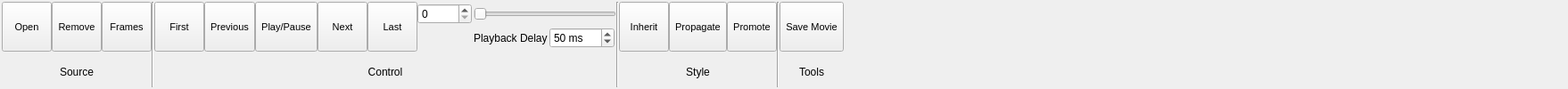
      <widget class="QWidget" name="TrajectoryTab">
       <attribute name="title">
        <string>Trajectory</string>
       </attribute>
       <layout class="QHBoxLayout" name="horizontalLayout_9">
        <property name="spacing">
         <number>0</number>
        </property>
        <property name="margin">
         <number>2</number>
        </property>
        <item>
         <layout class="QGridLayout" name="TrajectoryGridLayout">
          <property name="verticalSpacing">
           <number>6</number>
          </property>
          <item row="0" column="4" rowspan="2">
           <widget class="Line" name="line_18">
            <property name="orientation">
             <enum>Qt::Vertical</enum>
            </property>
           </widget>
          </item>
          <item row="0" column="0">
           <widget class="TMenuButton" name="TrajectorySourceOpenButton">
            <property name="sizePolicy">
             <sizepolicy hsizetype="Minimum" vsizetype="Fixed">
              <horstretch>0</horstretch>
              <verstretch>0</verstretch>
             </sizepolicy>
            </property>
            <property name="minimumSize">
             <size>
              <width>56</width>
              <height>56</height>
             </size>
            </property>
            <property name="maximumSize">
             <size>
              <width>128</width>
              <height>56</height>
             </size>
            </property>
            <property name="font">
             <font>
              <pointsize>8</pointsize>
             </font>
            </property>
            <property name="toolTip">
             <string>Open / associate trajectory to the current model</string>
            </property>
            <property name="text">
             <string>Open</string>
            </property>
            <property name="icon">
             <iconset resource="icons.qrc">
              <normaloff>:/file/icons/file_open.svg</normaloff>:/file/icons/file_open.svg</iconset>
            </property>
            <property name="iconSize">
             <size>
              <width>30</width>
              <height>30</height>
             </size>
            </property>
            <property name="checkable">
             <bool>false</bool>
            </property>
            <property name="checked">
             <bool>false</bool>
            </property>
            <property name="autoExclusive">
             <bool>false</bool>
            </property>
            <property name="toolButtonStyle">
             <enum>Qt::ToolButtonTextUnderIcon</enum>
            </property>
            <property name="autoRaise">
             <bool>false</bool>
            </property>
           </widget>
          </item>
          <item row="1" column="5" colspan="6">
           <widget class="QLabel" name="label_10">
            <property name="text">
             <string>Control</string>
            </property>
            <property name="alignment">
             <set>Qt::AlignCenter</set>
            </property>
           </widget>
          </item>
          <item row="0" column="5">
           <widget class="TMenuButton" name="TrajectoryControlFirstButton">
            <property name="sizePolicy">
             <sizepolicy hsizetype="Minimum" vsizetype="Fixed">
              <horstretch>0</horstretch>
              <verstretch>0</verstretch>
             </sizepolicy>
            </property>
            <property name="minimumSize">
             <size>
              <width>56</width>
              <height>56</height>
             </size>
            </property>
            <property name="maximumSize">
             <size>
              <width>128</width>
              <height>56</height>
             </size>
            </property>
            <property name="font">
             <font>
              <pointsize>8</pointsize>
             </font>
            </property>
            <property name="toolTip">
             <string>Move to first frame in trajectory</string>
            </property>
            <property name="text">
             <string>First</string>
            </property>
            <property name="icon">
             <iconset resource="icons.qrc">
              <normaloff>:/trajectory/icons/traj_first.svg</normaloff>:/trajectory/icons/traj_first.svg</iconset>
            </property>
            <property name="iconSize">
             <size>
              <width>30</width>
              <height>30</height>
             </size>
            </property>
            <property name="checkable">
             <bool>false</bool>
            </property>
            <property name="checked">
             <bool>false</bool>
            </property>
            <property name="autoExclusive">
             <bool>false</bool>
            </property>
            <property name="toolButtonStyle">
             <enum>Qt::ToolButtonTextUnderIcon</enum>
            </property>
            <property name="autoRaise">
             <bool>false</bool>
            </property>
           </widget>
          </item>
          <item row="0" column="12">
           <widget class="TMenuButton" name="TrajectoryStyleInheritButton">
            <property name="sizePolicy">
             <sizepolicy hsizetype="Minimum" vsizetype="Fixed">
              <horstretch>0</horstretch>
              <verstretch>0</verstretch>
             </sizepolicy>
            </property>
            <property name="minimumSize">
             <size>
              <width>56</width>
              <height>56</height>
             </size>
            </property>
            <property name="maximumSize">
             <size>
              <width>128</width>
              <height>56</height>
             </size>
            </property>
            <property name="font">
             <font>
              <pointsize>8</pointsize>
             </font>
            </property>
            <property name="toolTip">
             <string>Inherit atom style from parent model</string>
            </property>
            <property name="text">
             <string>Inherit</string>
            </property>
            <property name="icon">
             <iconset resource="icons.qrc">
              <normaloff>:/stackicons/icons/stack_celldefine.svg</normaloff>:/stackicons/icons/stack_celldefine.svg</iconset>
            </property>
            <property name="iconSize">
             <size>
              <width>30</width>
              <height>30</height>
             </size>
            </property>
            <property name="checkable">
             <bool>false</bool>
            </property>
            <property name="checked">
             <bool>false</bool>
            </property>
            <property name="autoExclusive">
             <bool>false</bool>
            </property>
            <property name="toolButtonStyle">
             <enum>Qt::ToolButtonTextUnderIcon</enum>
            </property>
            <property name="autoRaise">
             <bool>false</bool>
            </property>
           </widget>
          </item>
          <item row="0" column="8">
           <widget class="TMenuButton" name="TrajectoryControlNextButton">
            <property name="sizePolicy">
             <sizepolicy hsizetype="Minimum" vsizetype="Fixed">
              <horstretch>0</horstretch>
              <verstretch>0</verstretch>
             </sizepolicy>
            </property>
            <property name="minimumSize">
             <size>
              <width>56</width>
              <height>56</height>
             </size>
            </property>
            <property name="maximumSize">
             <size>
              <width>128</width>
              <height>56</height>
             </size>
            </property>
            <property name="font">
             <font>
              <pointsize>8</pointsize>
             </font>
            </property>
            <property name="toolTip">
             <string>Skip to the next frame in the trajectory</string>
            </property>
            <property name="text">
             <string>Next</string>
            </property>
            <property name="icon">
             <iconset resource="icons.qrc">
              <normaloff>:/trajectory/icons/traj_next.svg</normaloff>:/trajectory/icons/traj_next.svg</iconset>
            </property>
            <property name="iconSize">
             <size>
              <width>30</width>
              <height>30</height>
             </size>
            </property>
            <property name="checkable">
             <bool>false</bool>
            </property>
            <property name="checked">
             <bool>false</bool>
            </property>
            <property name="autoExclusive">
             <bool>false</bool>
            </property>
            <property name="toolButtonStyle">
             <enum>Qt::ToolButtonTextUnderIcon</enum>
            </property>
            <property name="autoRaise">
             <bool>false</bool>
            </property>
           </widget>
          </item>
          <item row="0" column="9">
           <widget class="TMenuButton" name="TrajectoryControlLastButton">
            <property name="sizePolicy">
             <sizepolicy hsizetype="Minimum" vsizetype="Fixed">
              <horstretch>0</horstretch>
              <verstretch>0</verstretch>
             </sizepolicy>
            </property>
            <property name="minimumSize">
             <size>
              <width>56</width>
              <height>56</height>
             </size>
            </property>
            <property name="maximumSize">
             <size>
              <width>128</width>
              <height>56</height>
             </size>
            </property>
            <property name="font">
             <font>
              <pointsize>8</pointsize>
             </font>
            </property>
            <property name="toolTip">
             <string>Move to the last frame in the trajectory</string>
            </property>
            <property name="text">
             <string>Last</string>
            </property>
            <property name="icon">
             <iconset resource="icons.qrc">
              <normaloff>:/trajectory/icons/traj_last.svg</normaloff>:/trajectory/icons/traj_last.svg</iconset>
            </property>
            <property name="iconSize">
             <size>
              <width>30</width>
              <height>30</height>
             </size>
            </property>
            <property name="checkable">
             <bool>false</bool>
            </property>
            <property name="checked">
             <bool>false</bool>
            </property>
            <property name="autoExclusive">
             <bool>false</bool>
            </property>
            <property name="toolButtonStyle">
             <enum>Qt::ToolButtonTextUnderIcon</enum>
            </property>
            <property name="autoRaise">
             <bool>false</bool>
            </property>
           </widget>
          </item>
          <item row="0" column="6">
           <widget class="TMenuButton" name="TrajectoryControlPreviousButton">
            <property name="sizePolicy">
             <sizepolicy hsizetype="Minimum" vsizetype="Fixed">
              <horstretch>0</horstretch>
              <verstretch>0</verstretch>
             </sizepolicy>
            </property>
            <property name="minimumSize">
             <size>
              <width>56</width>
              <height>56</height>
             </size>
            </property>
            <property name="maximumSize">
             <size>
              <width>128</width>
              <height>56</height>
             </size>
            </property>
            <property name="font">
             <font>
              <pointsize>8</pointsize>
             </font>
            </property>
            <property name="toolTip">
             <string>Skip to previous frame in trajectory</string>
            </property>
            <property name="text">
             <string>Previous</string>
            </property>
            <property name="icon">
             <iconset resource="icons.qrc">
              <normaloff>:/trajectory/icons/traj_prev.svg</normaloff>:/trajectory/icons/traj_prev.svg</iconset>
            </property>
            <property name="iconSize">
             <size>
              <width>30</width>
              <height>30</height>
             </size>
            </property>
            <property name="checkable">
             <bool>false</bool>
            </property>
            <property name="checked">
             <bool>false</bool>
            </property>
            <property name="autoExclusive">
             <bool>false</bool>
            </property>
            <property name="toolButtonStyle">
             <enum>Qt::ToolButtonTextUnderIcon</enum>
            </property>
            <property name="autoRaise">
             <bool>false</bool>
            </property>
           </widget>
          </item>
          <item row="0" column="11" rowspan="2">
           <widget class="Line" name="line_20">
            <property name="orientation">
             <enum>Qt::Vertical</enum>
            </property>
           </widget>
          </item>
          <item row="0" column="7">
           <widget class="TMenuButton" name="TrajectoryControlPlayButton">
            <property name="sizePolicy">
             <sizepolicy hsizetype="Minimum" vsizetype="Fixed">
              <horstretch>0</horstretch>
              <verstretch>0</verstretch>
             </sizepolicy>
            </property>
            <property name="minimumSize">
             <size>
              <width>56</width>
              <height>56</height>
             </size>
            </property>
            <property name="maximumSize">
             <size>
              <width>128</width>
              <height>56</height>
             </size>
            </property>
            <property name="font">
             <font>
              <pointsize>8</pointsize>
             </font>
            </property>
            <property name="toolTip">
             <string>Play / pause playback of the trajectory</string>
            </property>
            <property name="text">
             <string>Play/Pause</string>
            </property>
            <property name="icon">
             <iconset resource="icons.qrc">
              <normaloff>:/trajectory/icons/traj_playpause.svg</normaloff>:/trajectory/icons/traj_playpause.svg</iconset>
            </property>
            <property name="iconSize">
             <size>
              <width>30</width>
              <height>30</height>
             </size>
            </property>
            <property name="checkable">
             <bool>false</bool>
            </property>
            <property name="checked">
             <bool>false</bool>
            </property>
            <property name="autoExclusive">
             <bool>false</bool>
            </property>
            <property name="toolButtonStyle">
             <enum>Qt::ToolButtonTextUnderIcon</enum>
            </property>
            <property name="autoRaise">
             <bool>false</bool>
            </property>
           </widget>
          </item>
          <item row="0" column="3">
           <widget class="TMenuButton" name="TrajectorySourceFramesButton">
            <property name="sizePolicy">
             <sizepolicy hsizetype="Minimum" vsizetype="Fixed">
              <horstretch>0</horstretch>
              <verstretch>0</verstretch>
             </sizepolicy>
            </property>
            <property name="minimumSize">
             <size>
              <width>56</width>
              <height>56</height>
             </size>
            </property>
            <property name="maximumSize">
             <size>
              <width>128</width>
              <height>56</height>
             </size>
            </property>
            <property name="font">
             <font>
              <pointsize>8</pointsize>
             </font>
            </property>
            <property name="toolTip">
             <string>Toggle between display of model and trajectory frames</string>
            </property>
            <property name="text">
             <string>Frames</string>
            </property>
            <property name="icon">
             <iconset resource="icons.qrc">
              <normaloff>:/trajectory/icons/traj_view.svg</normaloff>:/trajectory/icons/traj_view.svg</iconset>
            </property>
            <property name="iconSize">
             <size>
              <width>30</width>
              <height>30</height>
             </size>
            </property>
            <property name="checkable">
             <bool>true</bool>
            </property>
            <property name="checked">
             <bool>false</bool>
            </property>
            <property name="autoExclusive">
             <bool>false</bool>
            </property>
            <property name="toolButtonStyle">
             <enum>Qt::ToolButtonTextUnderIcon</enum>
            </property>
            <property name="autoRaise">
             <bool>false</bool>
            </property>
           </widget>
          </item>
          <item row="1" column="0" colspan="4">
           <widget class="QLabel" name="label_17">
            <property name="text">
             <string>Source</string>
            </property>
            <property name="alignment">
             <set>Qt::AlignCenter</set>
            </property>
           </widget>
          </item>
          <item row="1" column="12" colspan="3">
           <widget class="QLabel" name="label_19">
            <property name="text">
             <string>Style</string>
            </property>
            <property name="alignment">
             <set>Qt::AlignCenter</set>
            </property>
           </widget>
          </item>
          <item row="0" column="13">
           <widget class="TMenuButton" name="TrajectoryStylePropagateButton">
            <property name="sizePolicy">
             <sizepolicy hsizetype="Minimum" vsizetype="Fixed">
              <horstretch>0</horstretch>
              <verstretch>0</verstretch>
             </sizepolicy>
            </property>
            <property name="minimumSize">
             <size>
              <width>56</width>
              <height>56</height>
             </size>
            </property>
            <property name="maximumSize">
             <size>
              <width>128</width>
              <height>56</height>
             </size>
            </property>
            <property name="font">
             <font>
              <pointsize>8</pointsize>
             </font>
            </property>
            <property name="toolTip">
             <string>Propagate style of current frame to all frames after it</string>
            </property>
            <property name="text">
             <string>Propagate</string>
            </property>
            <property name="icon">
             <iconset resource="icons.qrc">
              <normaloff>:/stackicons/icons/stack_celldefine.svg</normaloff>:/stackicons/icons/stack_celldefine.svg</iconset>
            </property>
            <property name="iconSize">
             <size>
              <width>30</width>
              <height>30</height>
             </size>
            </property>
            <property name="checkable">
             <bool>false</bool>
            </property>
            <property name="checked">
             <bool>false</bool>
            </property>
            <property name="autoExclusive">
             <bool>false</bool>
            </property>
            <property name="toolButtonStyle">
             <enum>Qt::ToolButtonTextUnderIcon</enum>
            </property>
            <property name="autoRaise">
             <bool>false</bool>
            </property>
           </widget>
          </item>
          <item row="0" column="2">
           <widget class="TMenuButton" name="TrajectorySourceRemoveButton">
            <property name="sizePolicy">
             <sizepolicy hsizetype="Minimum" vsizetype="Fixed">
              <horstretch>0</horstretch>
              <verstretch>0</verstretch>
             </sizepolicy>
            </property>
            <property name="minimumSize">
             <size>
              <width>56</width>
              <height>56</height>
             </size>
            </property>
            <property name="maximumSize">
             <size>
              <width>128</width>
              <height>56</height>
             </size>
            </property>
            <property name="font">
             <font>
              <pointsize>8</pointsize>
             </font>
            </property>
            <property name="toolTip">
             <string>Remove trajectory associated to current model</string>
            </property>
            <property name="text">
             <string>Remove</string>
            </property>
            <property name="icon">
             <iconset resource="icons.qrc">
              <normaloff>:/basic/icons/basic_cross.svg</normaloff>:/basic/icons/basic_cross.svg</iconset>
            </property>
            <property name="iconSize">
             <size>
              <width>30</width>
              <height>30</height>
             </size>
            </property>
            <property name="checkable">
             <bool>false</bool>
            </property>
            <property name="checked">
             <bool>false</bool>
            </property>
            <property name="autoExclusive">
             <bool>false</bool>
            </property>
            <property name="toolButtonStyle">
             <enum>Qt::ToolButtonTextUnderIcon</enum>
            </property>
            <property name="autoRaise">
             <bool>false</bool>
            </property>
           </widget>
          </item>
          <item row="0" column="14">
           <widget class="TMenuButton" name="TrajectoryStylePromoteButton">
            <property name="sizePolicy">
             <sizepolicy hsizetype="Minimum" vsizetype="Fixed">
              <horstretch>0</horstretch>
              <verstretch>0</verstretch>
             </sizepolicy>
            </property>
            <property name="minimumSize">
             <size>
              <width>56</width>
              <height>56</height>
             </size>
            </property>
            <property name="maximumSize">
             <size>
              <width>128</width>
              <height>56</height>
             </size>
            </property>
            <property name="font">
             <font>
              <pointsize>8</pointsize>
             </font>
            </property>
            <property name="toolTip">
             <string>Copy style of the current frame back to the parent model</string>
            </property>
            <property name="text">
             <string>Promote</string>
            </property>
            <property name="icon">
             <iconset resource="icons.qrc">
              <normaloff>:/stackicons/icons/stack_celldefine.svg</normaloff>:/stackicons/icons/stack_celldefine.svg</iconset>
            </property>
            <property name="iconSize">
             <size>
              <width>30</width>
              <height>30</height>
             </size>
            </property>
            <property name="checkable">
             <bool>false</bool>
            </property>
            <property name="checked">
             <bool>false</bool>
            </property>
            <property name="autoExclusive">
             <bool>false</bool>
            </property>
            <property name="toolButtonStyle">
             <enum>Qt::ToolButtonTextUnderIcon</enum>
            </property>
            <property name="autoRaise">
             <bool>false</bool>
            </property>
           </widget>
          </item>
          <item row="0" column="16">
           <widget class="TMenuButton" name="TrajectoryToolsMovieButton">
            <property name="sizePolicy">
             <sizepolicy hsizetype="Minimum" vsizetype="Fixed">
              <horstretch>0</horstretch>
              <verstretch>0</verstretch>
             </sizepolicy>
            </property>
            <property name="minimumSize">
             <size>
              <width>56</width>
              <height>56</height>
             </size>
            </property>
            <property name="maximumSize">
             <size>
              <width>128</width>
              <height>56</height>
             </size>
            </property>
            <property name="font">
             <font>
              <pointsize>8</pointsize>
             </font>
            </property>
            <property name="toolTip">
             <string>Edit / set cell angles</string>
            </property>
            <property name="text">
             <string>Save Movie</string>
            </property>
            <property name="icon">
             <iconset resource="icons.qrc">
              <normaloff>:/stackicons/icons/stack_celldefine.svg</normaloff>:/stackicons/icons/stack_celldefine.svg</iconset>
            </property>
            <property name="iconSize">
             <size>
              <width>30</width>
              <height>30</height>
             </size>
            </property>
            <property name="checkable">
             <bool>false</bool>
            </property>
            <property name="checked">
             <bool>false</bool>
            </property>
            <property name="autoExclusive">
             <bool>false</bool>
            </property>
            <property name="toolButtonStyle">
             <enum>Qt::ToolButtonTextUnderIcon</enum>
            </property>
            <property name="autoRaise">
             <bool>false</bool>
            </property>
           </widget>
          </item>
          <item row="0" column="10">
           <layout class="QGridLayout" name="gridLayout">
            <property name="spacing">
             <number>2</number>
            </property>
            <item row="1" column="2">
             <widget class="QSpinBox" name="TrajectoryControlDelaySpin">
              <property name="toolTip">
               <string>Delay between frames</string>
              </property>
              <property name="suffix">
               <string> ms</string>
              </property>
              <property name="maximum">
               <number>1000</number>
              </property>
              <property name="value">
               <number>50</number>
              </property>
             </widget>
            </item>
            <item row="0" column="0">
             <widget class="QSpinBox" name="TrajectoryControlFrameSpin">
              <property name="toolTip">
               <string>Current frame number</string>
              </property>
              <property name="maximum">
               <number>10000</number>
              </property>
             </widget>
            </item>
            <item row="1" column="1">
             <widget class="QLabel" name="label_2">
              <property name="text">
               <string>Playback Delay</string>
              </property>
             </widget>
            </item>
            <item row="0" column="1" colspan="3">
             <widget class="QSlider" name="TrajectoryControlFrameSlider">
              <property name="toolTip">
               <string>Current frame number</string>
              </property>
              <property name="orientation">
               <enum>Qt::Horizontal</enum>
              </property>
             </widget>
            </item>
           </layout>
          </item>
          <item row="0" column="15" rowspan="2">
           <widget class="Line" name="line_19">
            <property name="orientation">
             <enum>Qt::Vertical</enum>
            </property>
           </widget>
          </item>
          <item row="1" column="16">
           <widget class="QLabel" name="label_23">
            <property name="text">
             <string>Tools</string>
            </property>
            <property name="alignment">
             <set>Qt::AlignCenter</set>
            </property>
           </widget>
          </item>
         </layout>
        </item>
        <item>
         <spacer name="horizontalSpacer_9">
          <property name="orientation">
           <enum>Qt::Horizontal</enum>
          </property>
          <property name="sizeHint" stdset="0">
           <size>
            <width>810</width>
            <height>20</height>
           </size>
          </property>
         </spacer>
        </item>
       </layout>
      </widget>
